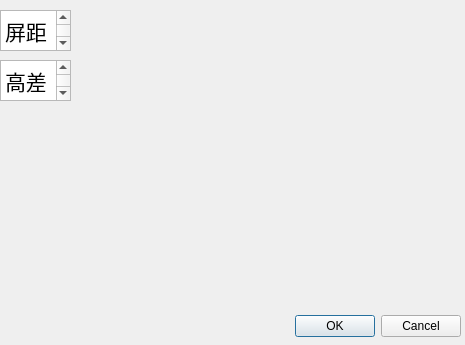
<?xml version="1.0" encoding="UTF-8"?>
<ui version="4.0">
 <class>Dialog</class>
 <widget class="QDialog" name="Dialog">
  <property name="geometry">
   <rect>
    <x>0</x>
    <y>0</y>
    <width>465</width>
    <height>345</height>
   </rect>
  </property>
  <property name="windowTitle">
   <string>Dialog</string>
  </property>
  <widget class="QDialogButtonBox" name="buttonBox">
   <property name="geometry">
    <rect>
     <x>120</x>
     <y>310</y>
     <width>341</width>
     <height>32</height>
    </rect>
   </property>
   <property name="orientation">
    <enum>Qt::Horizontal</enum>
   </property>
   <property name="standardButtons">
    <set>QDialogButtonBox::Cancel|QDialogButtonBox::Ok</set>
   </property>
  </widget>
  <widget class="QTextEdit" name="textEdit">
   <property name="geometry">
    <rect>
     <x>0</x>
     <y>10</y>
     <width>71</width>
     <height>41</height>
    </rect>
   </property>
   <property name="html">
    <string>&lt;!DOCTYPE HTML PUBLIC &quot;-//W3C//DTD HTML 4.0//EN&quot; &quot;http://www.w3.org/TR/REC-html40/strict.dtd&quot;&gt;
&lt;html&gt;&lt;head&gt;&lt;meta name=&quot;qrichtext&quot; content=&quot;1&quot; /&gt;&lt;meta charset=&quot;utf-8&quot; /&gt;&lt;style type=&quot;text/css&quot;&gt;
p, li { white-space: pre-wrap; }
hr { height: 1px; border-width: 0; }
li.unchecked::marker { content: &quot;\2610&quot;; }
li.checked::marker { content: &quot;\2612&quot;; }
&lt;/style&gt;&lt;/head&gt;&lt;body style=&quot; font-family:'Microsoft YaHei UI'; font-size:9pt; font-weight:400; font-style:normal;&quot;&gt;
&lt;p style=&quot; margin-top:0px; margin-bottom:0px; margin-left:0px; margin-right:0px; -qt-block-indent:0; text-indent:0px;&quot;&gt;&lt;span style=&quot; font-size:16pt;&quot;&gt;屏距&lt;/span&gt;&lt;/p&gt;&lt;/body&gt;&lt;/html&gt;</string>
   </property>
  </widget>
  <widget class="QTextEdit" name="textEdit_2">
   <property name="geometry">
    <rect>
     <x>0</x>
     <y>60</y>
     <width>71</width>
     <height>41</height>
    </rect>
   </property>
   <property name="html">
    <string>&lt;!DOCTYPE HTML PUBLIC &quot;-//W3C//DTD HTML 4.0//EN&quot; &quot;http://www.w3.org/TR/REC-html40/strict.dtd&quot;&gt;
&lt;html&gt;&lt;head&gt;&lt;meta name=&quot;qrichtext&quot; content=&quot;1&quot; /&gt;&lt;meta charset=&quot;utf-8&quot; /&gt;&lt;style type=&quot;text/css&quot;&gt;
p, li { white-space: pre-wrap; }
hr { height: 1px; border-width: 0; }
li.unchecked::marker { content: &quot;\2610&quot;; }
li.checked::marker { content: &quot;\2612&quot;; }
&lt;/style&gt;&lt;/head&gt;&lt;body style=&quot; font-family:'Microsoft YaHei UI'; font-size:9pt; font-weight:400; font-style:normal;&quot;&gt;
&lt;p style=&quot; margin-top:0px; margin-bottom:0px; margin-left:0px; margin-right:0px; -qt-block-indent:0; text-indent:0px;&quot;&gt;&lt;span style=&quot; font-size:16pt;&quot;&gt;高差&lt;/span&gt;&lt;/p&gt;&lt;/body&gt;&lt;/html&gt;</string>
   </property>
  </widget>
 </widget>
 <resources/>
 <connections>
  <connection>
   <sender>buttonBox</sender>
   <signal>accepted()</signal>
   <receiver>Dialog</receiver>
   <slot>accept()</slot>
   <hints>
    <hint type="sourcelabel">
     <x>248</x>
     <y>254</y>
    </hint>
    <hint type="destinationlabel">
     <x>157</x>
     <y>274</y>
    </hint>
   </hints>
  </connection>
  <connection>
   <sender>buttonBox</sender>
   <signal>rejected()</signal>
   <receiver>Dialog</receiver>
   <slot>reject()</slot>
   <hints>
    <hint type="sourcelabel">
     <x>316</x>
     <y>260</y>
    </hint>
    <hint type="destinationlabel">
     <x>286</x>
     <y>274</y>
    </hint>
   </hints>
  </connection>
 </connections>
</ui>
